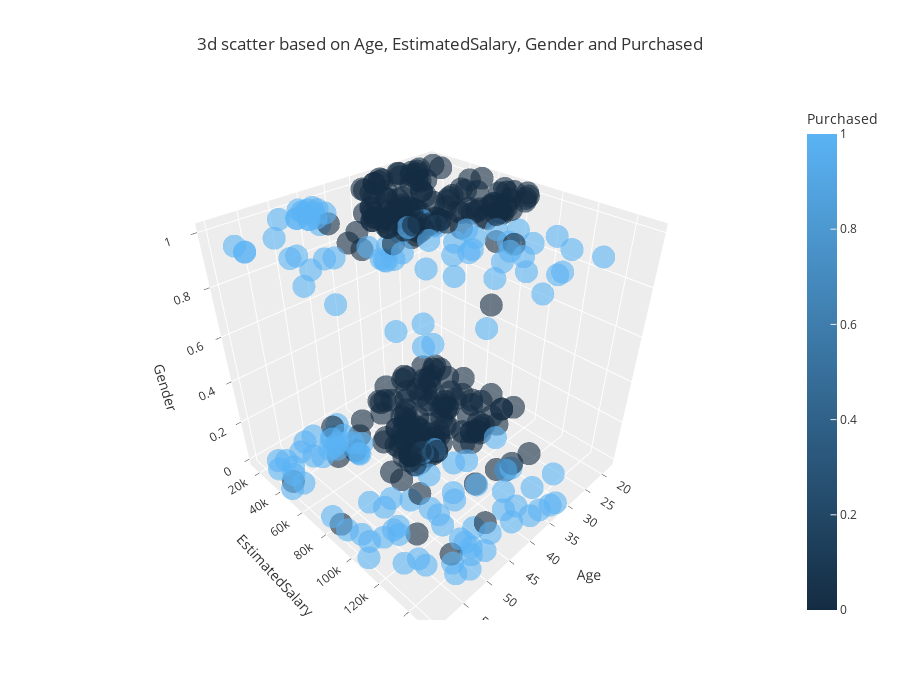

The notebook cell saved with this chart:
### Code cell
fig = px.scatter_3d(
        data_frame=data,
        x='Age',
        y='EstimatedSalary',
        z='Gender',
        color='Purchased',
        template='ggplot2',
        opacity=0.6,
        height=700,
        title=f'3d scatter based on Age, EstimatedSalary, Gender and Purchased'
)

pio.show(fig)

### Figure 1 — Plotly figure (JSON) as saved in the notebook; plotly's stock layout.template omitted (floating-point values rounded to 4 significant figures; data arrays with more than 128 entries replaced by an {"elided": "..."} marker saying what was removed)
{"data": [{"hovertemplate": "Age=%{x}<br>EstimatedSalary=%{y}<br>Gender=%{z}<br>Purchased=%{marker.color}<extra></extra>", "legendgroup": "", "marker": {"color": {"elided": "400 int values"}, "coloraxis": "coloraxis", "opacity": 0.6, "symbol": "circle"}, "mode": "markers", "name": "", "scene": "scene", "showlegend": false, "type": "scatter3d", "x": {"elided": "400 int values"}, "y": {"elided": "400 int values"}, "z": {"elided": "400 int values"}}], "layout": {"coloraxis": {"colorbar": {"title": {"text": "Purchased"}}, "colorscale": [[0, "rgb(20,44,66)"], [1, "rgb(90,179,244)"]]}, "height": 700, "legend": {"tracegroupgap": 0}, "scene": {"domain": {"x": [0, 1], "y": [0, 1]}, "xaxis": {"title": {"text": "Age"}}, "yaxis": {"title": {"text": "EstimatedSalary"}}, "zaxis": {"title": {"text": "Gender"}}}, "title": {"text": "3d scatter based on Age, EstimatedSalary, Gender and Purchased"}}}
